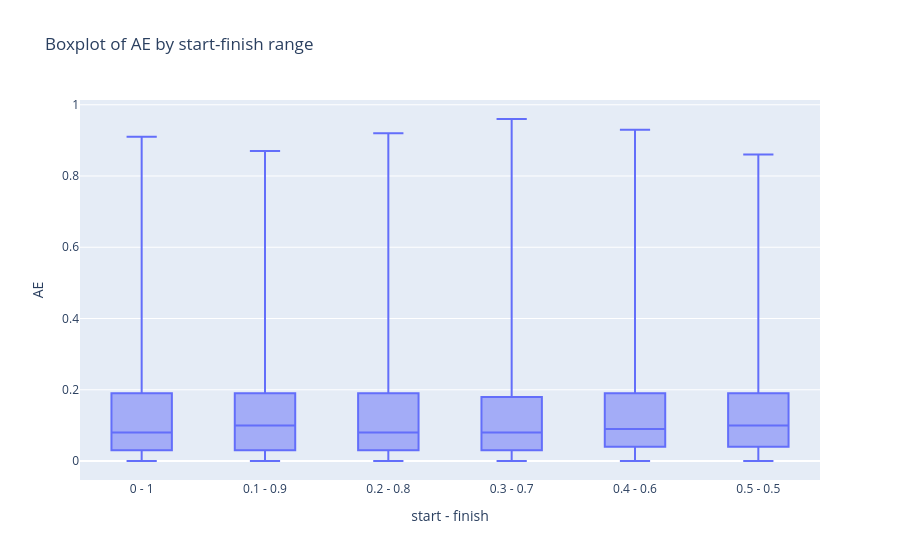

Write notebook code for a chart like this one.
### Code cell
import plotly.express as px

# Parameters
y_col = "AE"            # change to "P_1" or "AE" if desired
n_per_group = 2000       # max rows per (start, finish) group
max_total = 33_600_000    # cap total rows before grouping to keep it responsive

if df.empty:
    print("DataFrame 'df' is empty. Nothing to plot.")
else:
    # Optional overall downsample for very large datasets
    df_pre = df.sample(n=max_total, random_state=0) if len(df) > max_total else df
    print(df_pre.shape)

    # Keep only needed columns and drop NaNs in the target
    df_box = df_pre[["start", "finish", y_col]].dropna()

    # Limit rows per (start, finish) to keep the plot manageable
    df_box = df_box.groupby(["start", "finish"], as_index=False, group_keys=False).head(n_per_group)

    # Label for x-axis: "start - finish"
    df_box["range"] = df_box["start"].map(lambda x: f"{x:g}") + " - " + df_box["finish"].map(lambda x: f"{x:g}")

    # Order x categories by (start, finish)
    order = (
        df_box[["range", "start", "finish"]]
        .drop_duplicates()
        .sort_values(["start", "finish"])
        ["range"].tolist()
    )

    # Box plot
    fig = px.box(
        df_box,
        x="range",
        y=y_col,
        points=False,  # set to "outliers" or "all" if you want to show points
        title=f"Boxplot of {y_col} by start-finish range"
    )
    fig.update_xaxes(title="start - finish", categoryorder="array", categoryarray=order)
    fig.update_yaxes(title=y_col)
    fig.show()

### Figure 1 — Plotly figure (JSON) as saved in the notebook; plotly's stock layout.template omitted (floating-point values rounded to 4 significant figures; data arrays with more than 128 entries replaced by an {"elided": "..."} marker saying what was removed)
{"data": [{"alignmentgroup": "True", "boxpoints": false, "hovertemplate": "range=%{x}<br>AE=%{y}<extra></extra>", "legendgroup": "", "marker": {"color": "#636efa"}, "name": "", "notched": false, "offsetgroup": "", "orientation": "v", "showlegend": false, "type": "box", "x": {"elided": "12000 str values"}, "x0": " ", "xaxis": "x", "y": {"elided": "12000 float values"}, "y0": " ", "yaxis": "y"}], "layout": {"boxmode": "group", "legend": {"tracegroupgap": 0}, "title": {"text": "Boxplot of AE by start-finish range"}, "xaxis": {"anchor": "y", "categoryarray": ["0 - 1", "0.1 - 0.9", "0.2 - 0.8", "0.3 - 0.7", "0.4 - 0.6", "0.5 - 0.5"], "categoryorder": "array", "domain": [0, 1], "title": {"text": "start - finish"}}, "yaxis": {"anchor": "x", "domain": [0, 1], "title": {"text": "AE"}}}}
